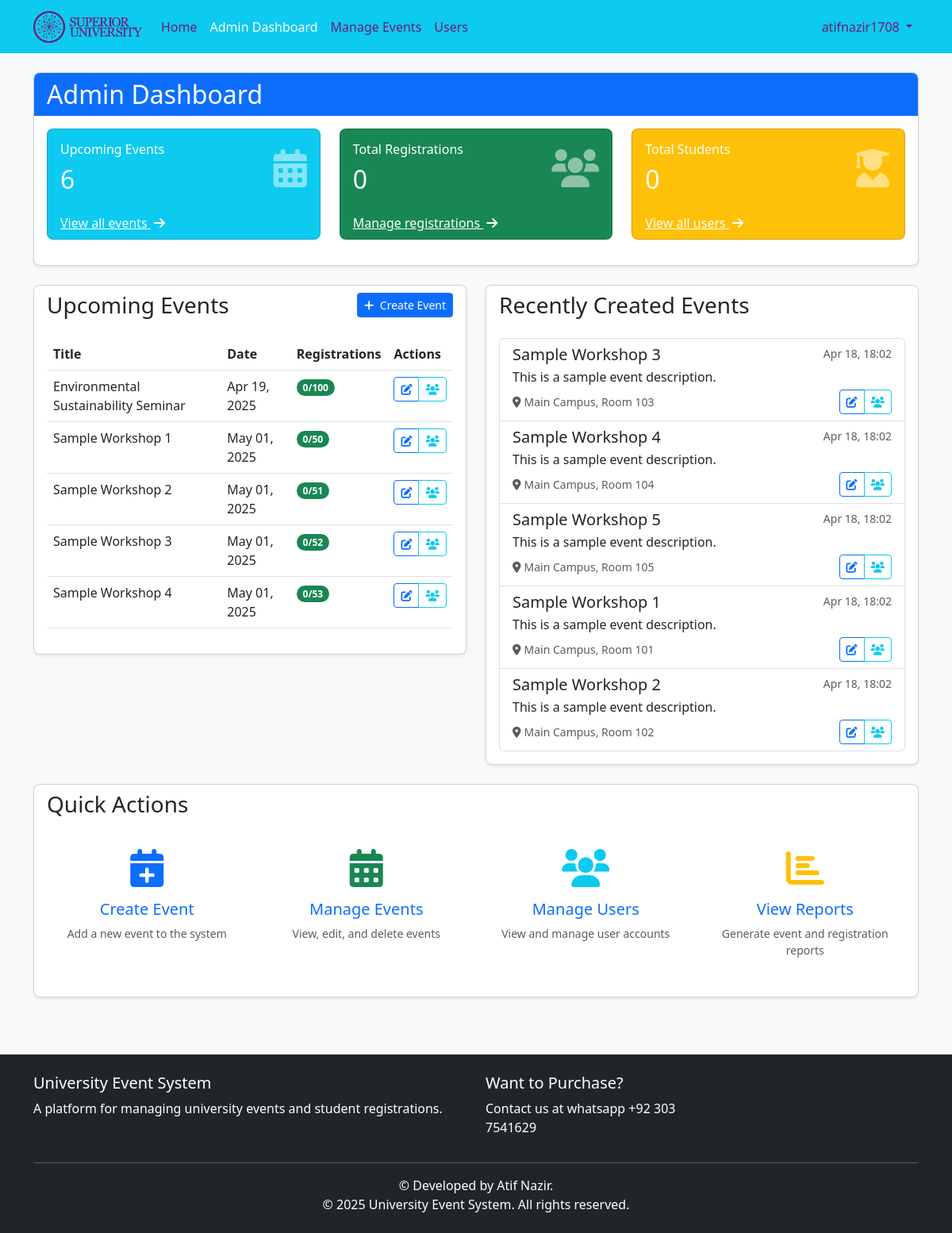
The page /admin/dashboard (signed in) on the database as committed earlier.
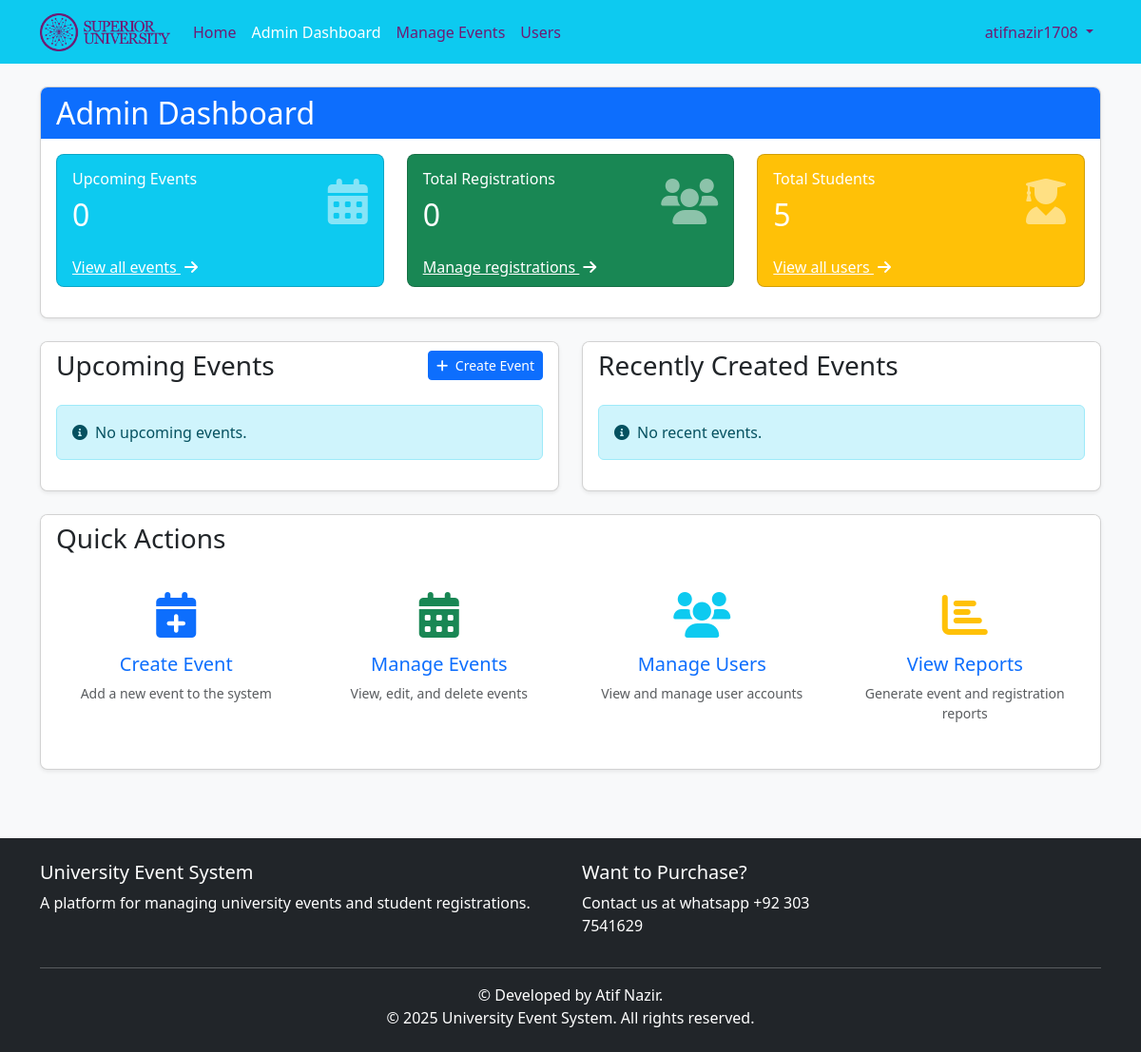
The same page on the database as committed later.
### app/models.py (models this page shows, shortened)
class Event(db.Model):
    id = db.Column(db.Integer, primary_key=True)
    title = db.Column(db.String(100), nullable=False)
    description = db.Column(db.Text, nullable=False)
    date = db.Column(db.DateTime, nullable=False)  # Start Date
    end_date = db.Column(db.DateTime, nullable=True)
    registration_deadline = db.Column(db.DateTime, nullable=True)  # New Field
    location = db.Column(db.String(100), nullable=False)
    max_participants = db.Column(db.Integer, nullable=False)
    created_at = db.Column(db.DateTime, default=datetime.utcnow)
    updated_at = db.Column(db.DateTime, default=datetime.utcnow, onupdate=datetime.utcnow)
    registrations = db.relationship('Registration', backref='event', lazy=True, cascade="all, delete-orphan")
    @property
    def registration_count(self):
        return Registration.query.filter_by(event_id=self.id).count()
    @property
    def is_full(self):
        return self.registration_count >= self.max_participants

### app/routes/admin.py (the view)
@admin.route('/dashboard')
@admin_required
def dashboard():
    upcoming_events_count = Event.query.filter(Event.date >= datetime.utcnow()).count()
    total_registrations = Registration.query.count()
    total_students = User.query.filter_by(role='student').count()
    recent_events = Event.query.order_by(Event.created_at.desc()).limit(5).all()
    upcoming_events = Event.query.filter(Event.date >= datetime.utcnow()).order_by(Event.date.asc()).limit(5).all()
    return render_template('admin/dashboard.html',
                           title='Admin Dashboard',
                           upcoming_events_count=upcoming_events_count,
                           total_registrations=total_registrations,
                           total_students=total_students,
                           recent_events=recent_events,
                           upcoming_events=upcoming_events)

### app/models.py (called while the page is built)
@login_manager.user_loader
def load_user(user_id):
    return User.query.get(int(user_id))

    def is_admin(self):
        return self.role == 'admin'

### app/routes/admin.py (called while the page is built)
def get_new_registration_count():
    return Registration.query.filter_by(admin_viewed=False).count()

@admin.context_processor
def inject_new_registration_count():
    if current_user.is_authenticated and current_user.is_admin():
        return {'new_registration_count': get_new_registration_count()}
    return {'new_registration_count': 0}

### app/utils/helpers.py (called while the page is built)
def admin_required(f):
    @wraps(f)  # Add this line to preserve the original function name
    def decorated_function(*args, **kwargs):
        if not current_user.is_admin():
            abort(403)  # Forbidden if not an admin
        return f(*args, **kwargs)
    return decorated_function

### app/templates/admin/dashboard.html (shortened to what the changed rows need)
{% extends "base.html" %}
{% block content %}
<div class="row mb-4">
    <div class="col-md-12">
        <div class="card shadow-sm">
            <div class="card-header bg-primary text-white">
                <h2 class="card-title mb-0">Admin Dashboard</h2>
            </div>
            <div class="card-body">
                <div class="row">
                    <div class="col-md-4">
                        <div class="card bg-info text-white mb-3">
                            <div class="card-body">
                                <div class="d-flex justify-content-between align-items-center">
                                    <div>
                                        <h6 class="card-title">Upcoming Events</h6>
                                        <h2 class="mb-0">{{ upcoming_events_count }}</h2>
                                    </div>
                                </div>
                            </div>
                        </div>
                    </div>
                    <div class="col-md-4">
                        <div class="card bg-success text-white mb-3">
                            <div class="card-body">
                                <div class="d-flex justify-content-between align-items-center">
                                    <div>
                                        <h2 class="mb-0">{{ total_registrations }}</h2>
                                    </div>
                                </div>
                            </div>
                        </div>
                    </div>
                    <div class="col-md-4">
                        <div class="card bg-warning text-white mb-3">
                            <div class="card-body">
                                <div class="d-flex justify-content-between align-items-center">
                                    <div>
                                        <h6 class="card-title">Total Students</h6>
                                        <h2 class="mb-0">{{ total_students }}</h2>
                                    </div>
                                </div>
                            </div>
                        </div>
                    </div>
                </div>
            </div>
        </div>
    </div>
</div>
<div class="row">
    <div class="col-md-6">
        <div class="card shadow-sm mb-4">
            <div class="card-body">
                {% if upcoming_events %}
                    <div class="table-responsive">
                        <table class="table table-hover">
                            <thead>
                                <tr>
                                    <th>Title</th>
                                    <th>Date</th>
                                    <th>Registrations</th>
                                    <th>Actions</th>
                                </tr>
                            </thead>
                            <tbody>
                                {% for event in upcoming_events %}
                                    <tr>
                                        <td>{{ event.title }}</td>
                                        <td>{{ event.date.strftime('%b %d, %Y') }}</td>
                                        <td>
                                            <span class="badge rounded-pill {% if event.is_full %}bg-danger{% elif event.registration_count > event.max_participants * 0.8 %}bg-warning{% else %}bg-success{% endif %}">{{ event.registration_count }}/{{ event.max_participants }}</span>
                                        </td>
                                        <td>
                                            <div class="btn-group btn-group-sm">
                                                <a href="{{ url_for('admin.edit_event', event_id=event.id) }}" class="btn btn-outline-primary">
                                                    <i class="fas fa-edit"></i>
                                                </a>
                                                <a href="{{ url_for('admin.event_registrations', event_id=event.id) }}" class="btn btn-outline-info">
                                                    <i class="fas fa-users"></i>
                                                </a>
                                            </div>
                                        </td>
                                    </tr>
                                {% endfor %}
                            </tbody>
                        </table>
                    </div>
                {% else %}
                    <div class="alert alert-info">
                        <i class="fas fa-info-circle me-2"></i>No upcoming events.
                    </div>
                {% endif %}
            </div>
        </div>
    </div>
    <div class="col-md-6">
        <div class="card shadow-sm mb-4">
            <div class="card-body">
                {% if recent_events %}
                    <div class="list-group">
                        {% for event in recent_events %}
                            <div class="list-group-item list-group-item-action">
                                <div class="d-flex w-100 justify-content-between">
                                    <h5 class="mb-1">{{ event.title }}</h5>
                                    <small class="text-muted">{{ event.created_at.strftime('%b %d, %H:%M') }}</small>
                                </div>
                                <p class="mb-1 text-truncate">{{ event.description }}</p>
                                <div class="d-flex justify-content-between align-items-center">
                                    <small class="text-muted">
                                        <i class="fas fa-map-marker-alt me-1"></i>{{ event.location }}
                                    </small>
                                    <div class="btn-group btn-group-sm">
                                        <a href="{{ url_for('admin.edit_event', event_id=event.id) }}" class="btn btn-outline-primary">
                                            <i class="fas fa-edit"></i>
                                        </a>
                                        <a href="{{ url_for('admin.event_registrations', event_id=event.id) }}" class="btn btn-outline-info">
                                            <i class="fas fa-users"></i>
                                        </a>
                                    </div>
                                </div>
                            </div>
                        {% endfor %}
                    </div>
                {% else %}
                    <div class="alert alert-info">
                        <i class="fas fa-info-circle me-2"></i>No recent events.
                    </div>
                {% endif %}
            </div>
        </div>
    </div>
</div>
{% endblock %}

Rows that differ between the two databases and show on the page:
removed Event: title "Environmental Sustainability Seminar", date "Apr 19, 2025", registration_count "0", max_participants "100", shown under "Upcoming Events"
removed Event: title "Sample Workshop 1", date "May 01, 2025", registration_count "0", max_participants "50", created_at "Apr 18, 18:02", description "This is a sample event description.", location "Main Campus, Room 101"
removed Event: title "Sample Workshop 2", date "May 01, 2025", registration_count "0", max_participants "51", created_at "Apr 18, 18:02", description "This is a sample event description.", location "Main Campus, Room 102"
removed Event: title "Sample Workshop 3", date "May 01, 2025", registration_count "0", max_participants "52", created_at "Apr 18, 18:02", description "This is a sample event description.", location "Main Campus, Room 103"
removed Event: title "Sample Workshop 4", date "May 01, 2025", registration_count "0", max_participants "53", created_at "Apr 18, 18:02", description "This is a sample event description.", location "Main Campus, Room 104"
removed Event: title "Sample Workshop 5", created_at "Apr 18, 18:02", description "This is a sample event description.", location "Main Campus, Room 105", shown under "Recently Created Events"
Other text that changed with them:
{{ upcoming_events_count }}: "6" → "0"
{{ total_students }}: "0" → "5"
text no longer shown: "Title Date Registrations Actions"
text now shown: "No upcoming events. No recent events."
